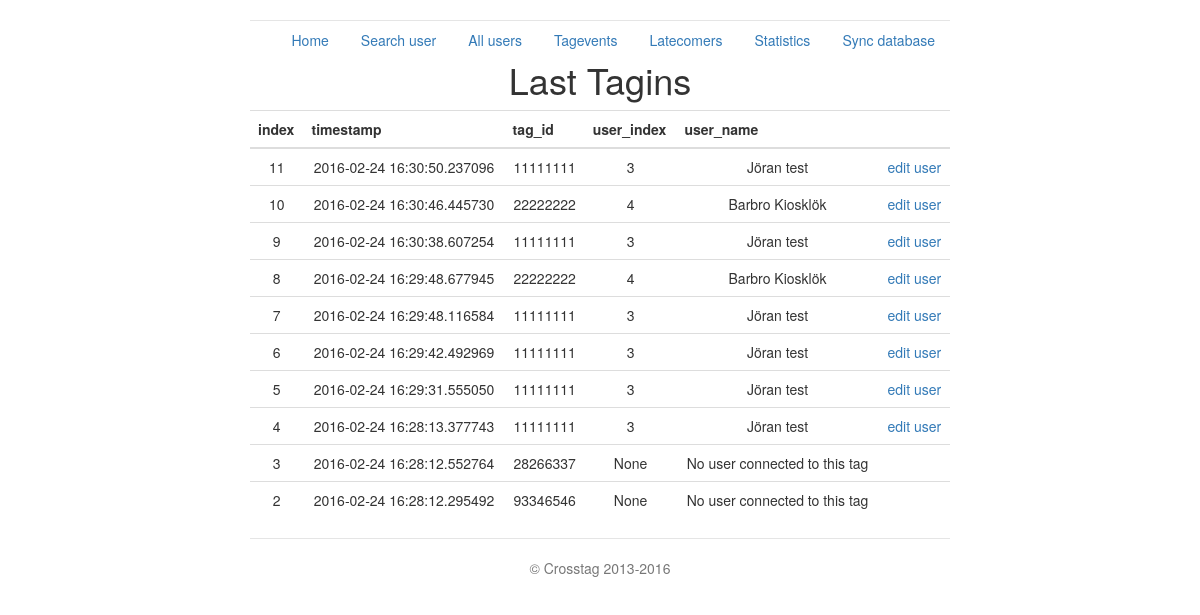
The page /last_tagins on the database its author committed.
### crosstag_server.py (models this page shows, shortened)
class Tagevent(db.Model):
    index = db.Column(db.Integer, primary_key=True)
    tag_id = db.Column(db.String(20))
    timestamp = db.Column(db.DateTime)
    uid = db.Column(db.Integer, db.ForeignKey('user.index'))
    def dict(self):
        return {'index': self.index, 'timestamp': str(self.timestamp),
                'tag_id': self.tag_id, 'uid': self.uid}

class User(db.Model):
    index = db.Column(db.Integer, primary_key=True)
    fortnox_id = db.Column(db.Integer)
    name = db.Column(db.String(80))
    email = db.Column(db.String(120))
    phone = db.Column(db.String(20))
    address = db.Column(db.String(50))
    address2 = db.Column(db.String(50))
    city = db.Column(db.String(120))
    zip_code = db.Column(db.Integer)
    tag_id = db.Column(db.String(20))
    gender = db.Column(db.String(10))
    ssn = db.Column(db.String(13))
    expiry_date = db.Column(db.Date)
    create_date = db.Column(db.Date)
    status = db.Column(db.String(50))
    def dict(self):
        return {'index': self.index, 'name': self.name,
                'email': self.email, 'tag_id': self.tag_id,
                'phone': self.phone, 'address': self.address,
                'address2': self.address2, 'city': self.city,
                'zip_code': self.zip_code, 'fortnox_id': self.fortnox_id,
                'expiry_date': str(self.expiry_date),
                'create_date': str(self.create_date),
                'ssn': self.ssn,
                'gender': self.gender,
                'status': self.status
                }

### crosstag_server.py (the view)
@app.route('/last_tagins', methods=['GET'])
def last_tagins():
    ret = []
    events = Tagevent.query.all()[-10:]
    for hit in events:
        js = hit.dict()
        tag = js['tag_id']
        try:
            user = get_user_data_tag_dict(tag)
            js['user_index'] = user["index"]
            js['user_name'] = user['name']
        except:
            js['user_index'] = None
            js['user_name'] = "No user connected to this tag"
        ret.append(js)
    ret.reverse()
    return render_template('last_tagevents.html',
                           title='Last Tagins',
                           hits=ret)

### crosstag_server.py (called while the page is built)
@app.route('/crosstag/v1.0/get_user_data_tag_dict/<tag_id>',
           methods=['GET'])
def get_user_data_tag_dict(tag_id):
    user = User.query.filter_by(tag_id=tag_id).first()
    return user.dict()

### templates/last_tagevents.html (shortened to what this page needs)
{% extends "base.html" %}
{% block content %}
<h1>{{title}}</h1>
{% if hits %}
	<table class="table table-hover">
	<tbody>
		<thead>
			<tr>
				<th>index</th> <th>timestamp</th><th>tag_id</th> <th> user_index </th> <th> user_name </th> <th></th>
			</tr>
		</thead>
				{% for hit in hits %}
				<tr>
					<td>{{hit.index}}</td> <td>{{hit.timestamp}}</td> <td>{{hit.tag_id}}</td> <td>{{hit.user_index}}</td> <td>{{hit.user_name}}</td> <td> {% if hit.user_index != None %}<a href='/edit_user/{{hit.user_index}}'>edit user</a> {% endif %}</td>
				</tr>
				{% endfor %}
	</tbody>
	</table>
{% endif %}
{% endblock %}

### static/jumbotron-narrow.css (style rules this page uses)
body { padding-top: 20px; padding-bottom: 20px; }

### rows shown on the page
Tagevent: tag_id "11111111"
User: user_name "Jöran test" "Jöran test" "Jöran test" "Jöran test" "Jöran test" "Jöran test"
Tagevent: tag_id "22222222"
User: user_name "Barbro Kiosklök" "Barbro Kiosklök"
Tagevent: tag_id "11111111"
Tagevent: tag_id "22222222"
Tagevent: tag_id "11111111"
Tagevent: tag_id "11111111"
Tagevent: tag_id "11111111"
Tagevent: tag_id "11111111"
Tagevent: index "3", timestamp "2016-02-24 16:28:12.552764", tag_id "28266337", user_index "None", user_name "No user connected to this tag"
Tagevent: index "2", timestamp "2016-02-24 16:28:12.295492", tag_id "93346546", user_index "None", user_name "No user connected to this tag"

### other values the page prints
{{ title }} "Last Tagins"
{{ hit.index }} "11" "10" "9" "8" "7" "6" "5" "4"
{{ hit.timestamp }} "2016-02-24 16:30:50.237096" "2016-02-24 16:30:46.445730" "2016-02-24 16:30:38.607254" "2016-02-24 16:29:48.677945" "2016-02-24 16:29:48.116584" "2016-02-24 16:29:42.492969" "2016-02-24 16:29:31.555050" "2016-02-24 16:28:13.377743"
{{ hit.user_index }} "3" "4" "3" "4" "3" "3" "3" "3"
